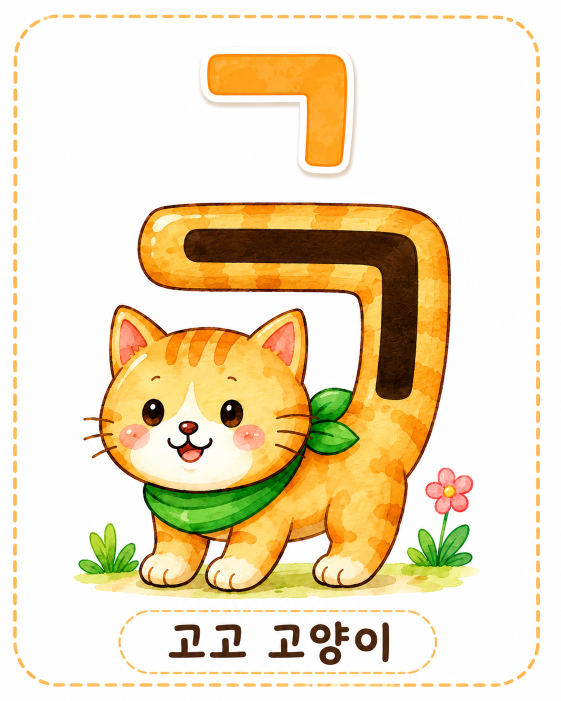
#> input picture 고고 고양이.png, 1122 x 1402 px, given in place of 지지 자 새시안.png, which was not available (shown at 1/2 size); the run also reads 1 picture not shown here
$ python make_jiji_composites.py
#> lines starting #> are read from the running program, lines starting #| are printed output that depends on the picture; after the words box and inside, x2 and y2 are one past the last pixel; in counts of white or black regions, pixels touching at a corner belong together; pictures that were not available may be replaced by others from this repository, and a replacement may not be noted
from pathlib import Path

from collections import deque

import numpy as np
from PIL import Image, ImageFilter


ROOT = Path(__file__).resolve().parents[1]
PUBLIC = ROOT / "public"
OUT = ROOT / "tmp_imagework"


def cutout(image: Image.Image, box, white_threshold=246) -> Image.Image:
    crop = image.convert("RGBA").crop(box)
    rgb = np.asarray(crop.convert("RGB"))
    near_white = (
        (rgb[:, :, 0] >= white_threshold)
        & (rgb[:, :, 1] >= white_threshold)
        & (rgb[:, :, 2] >= white_threshold)
    )

    h, w = near_white.shape
    bg = np.zeros((h, w), dtype=bool)
    q = deque()

    for x in range(w):
        if near_white[0, x]:
            bg[0, x] = True
            q.append((0, x))
        if near_white[h - 1, x]:
            bg[h - 1, x] = True
            q.append((h - 1, x))
    for y in range(h):
        if near_white[y, 0]:
            bg[y, 0] = True
            q.append((y, 0))
        if near_white[y, w - 1]:
            bg[y, w - 1] = True
            q.append((y, w - 1))

    while q:
        y, x = q.popleft()
        for ny, nx in ((y - 1, x), (y + 1, x), (y, x - 1), (y, x + 1)):
            if 0 <= ny < h and 0 <= nx < w and near_white[ny, nx] and not bg[ny, nx]:
                bg[ny, nx] = True
                q.append((ny, nx))

    alpha = np.where(bg, 0, 255).astype(np.uint8)
    mask = Image.fromarray(alpha, mode="L").filter(ImageFilter.GaussianBlur(0.3))
    crop.putalpha(mask)
    return crop


def resize_to_width(image: Image.Image, width: int) -> Image.Image:
    height = round(image.height * width / image.width)
    return image.resize((width, height), Image.Resampling.LANCZOS)


def resize_to_height(image: Image.Image, height: int) -> Image.Image:
    width = round(image.width * height / image.height)
    return image.resize((width, height), Image.Resampling.LANCZOS)


def paste(base: Image.Image, overlay: Image.Image, xy):
    base.alpha_composite(overlay, xy)


base_source = Image.open(PUBLIC / "지지 자 새시안.png").convert("RGBA")
canvas_size = base_source.size
#> canvas_size = (1122, 1402)

# Keep the existing worm-on-wood ㅈ from "자" as a cutout, excluding the old ㅏ stick.
j_cutout = cutout(base_source, (35, 120, 835, 1095), white_threshold=246)
#> in cutout, `near_white = ( (rgb[:, :, 0] >= white_threshold) & (rgb[:, :, 1] >= wh..`: near_white: shape (975, 800) bool; 49.8% white; 98 white regions (74 under 20 px), largest, box (x1, y1, x2, y2) and area: (0, 0, 800, 975) 371215, (366, 0, 673, 226) 8315, (751, 811, 800, 975) 4187
#> after the loop in cutout, `for x in range(w):`: bg: shape (975, 800) bool; 0.11% white in thin lines or dots
#> after the loop in cutout, `for y in range(h):`: bg: shape (975, 800) bool; 0.29% white in thin lines or dots
#> the loop in cutout, `while q:` made 385221 passes
#> (y, x) on passes 1 to 3: (0, 0), (974, 0), (0, 1)
#> after the loop in cutout, `while q:`: bg: shape (975, 800) bool; 49.4% white; 5 white regions, box (x1, y1, x2, y2) and area: (0, 0, 800, 975) 371071, (366, 0, 673, 226) 8315, (751, 811, 800, 975) 4179, (538, 947, 623, 975) 1330, (384, 961, 417, 975) 322


def new_canvas() -> Image.Image:
    image = Image.new("RGBA", canvas_size, (255, 255, 255, 255))
    paste(image, j_cutout, (35, 120))
    return image

eo = Image.open(PUBLIC / "어어 풍선.png").convert("RGBA")
uu = Image.open(PUBLIC / "우우 발판.png").convert("RGBA")
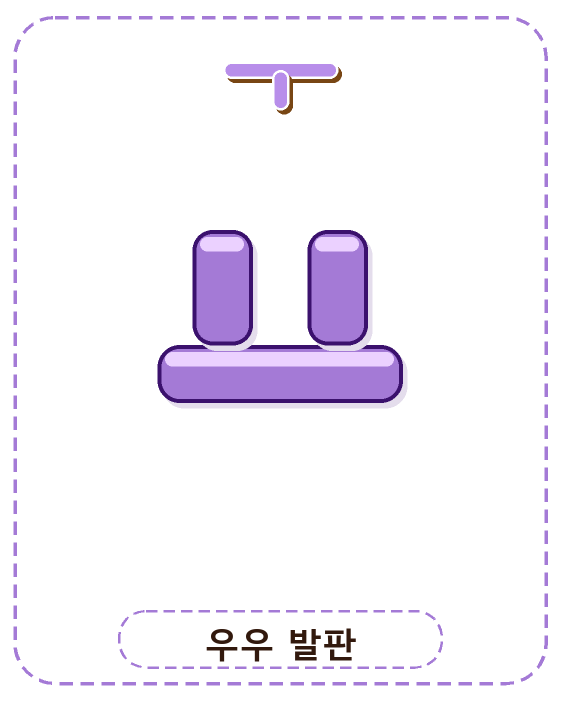
#> input picture 우우 발판.png, 1122 x 1402 px, found by its file name (shown at 1/2 size)
eu = Image.open(PUBLIC / "으으 쿠션.png").convert("RGBA")
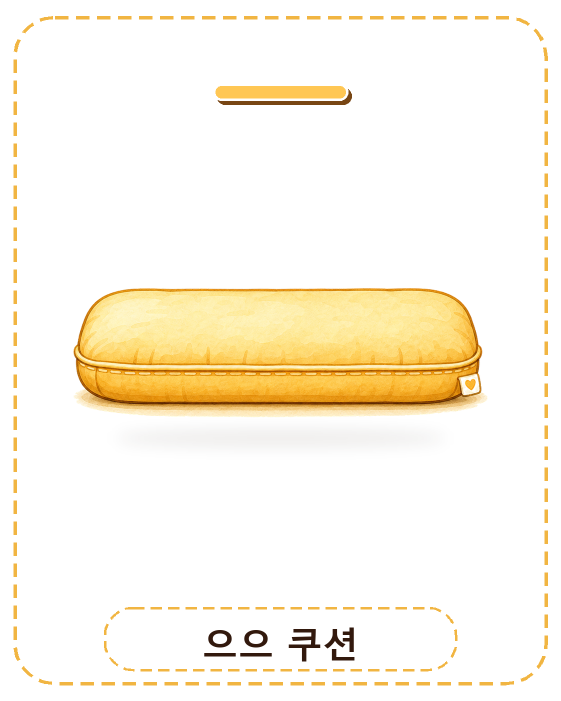
#> input picture 으으 쿠션.png, 1122 x 1402 px, found by its file name (shown at 1/2 size)
ii = Image.open(PUBLIC / "이이 막대.png").convert("RGBA")
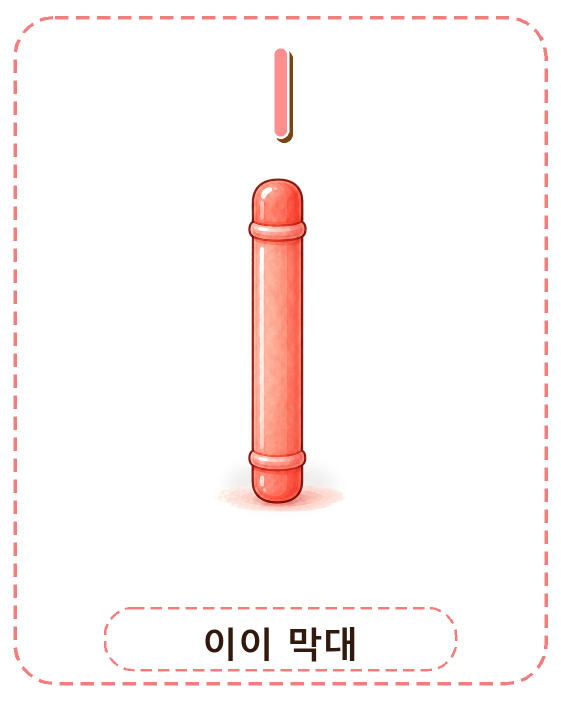
#> input picture 이이 막대.png, 1122 x 1402 px, found by its file name (shown at 1/2 size)

eo_tool = cutout(eo, (310, 365, 835, 1020), white_threshold=246)
#> call 2 of cutout, with box = (310, 365, 835, 1020), white_threshold = 246
#> in cutout (call 2), `near_white = ( (rgb[:, :, 0] >= white_threshold) & (rgb[:, :, 1] >= wh..`: near_white: shape (655, 525) bool; 64.1% white; 43 black regions (42 under 20 px), largest, box (x1, y1, x2, y2) and area: (21, 21, 480, 649) 123450
#> after the loop in cutout (call 2), `for x in range(w):`: bg: shape (655, 525) bool; 0.31% white in thin lines or dots
#> after the loop in cutout (call 2), `for y in range(h):`:
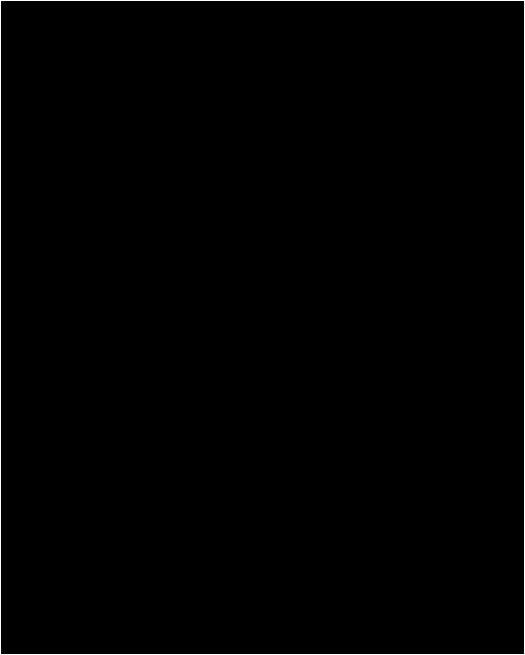
#> bg: shape (655, 525) bool; 0.69% white in thin lines or dots
#> the loop in cutout (call 2), `while q:` made 215784 passes
#> (y, x) on passes 1 to 3: (0, 0), (654, 0), (0, 1)
#> after the loop in cutout (call 2), `while q:`: bg: shape (655, 525) bool; 62.7% white; 42 black regions (41 under 20 px), largest, box (x1, y1, x2, y2) and area: (21, 21, 480, 649) 127995
uu_tool = cutout(uu, (145, 455, 980, 930), white_threshold=246)
#> call 3 of cutout, with box = (145, 455, 980, 930), white_threshold = 246
#> in cutout (call 3), `near_white = ( (rgb[:, :, 0] >= white_threshold) & (rgb[:, :, 1] >= wh..`: near_white: shape (475, 835) bool; 70.2% white; 1 black region, box (x1, y1, x2, y2) and area: (170, 5, 670, 362) 118200
#> after the loop in cutout (call 3), `for x in range(w):`: bg: shape (475, 835) bool; 0.42% white in thin lines or dots
#> after the loop in cutout (call 3), `for y in range(h):`:
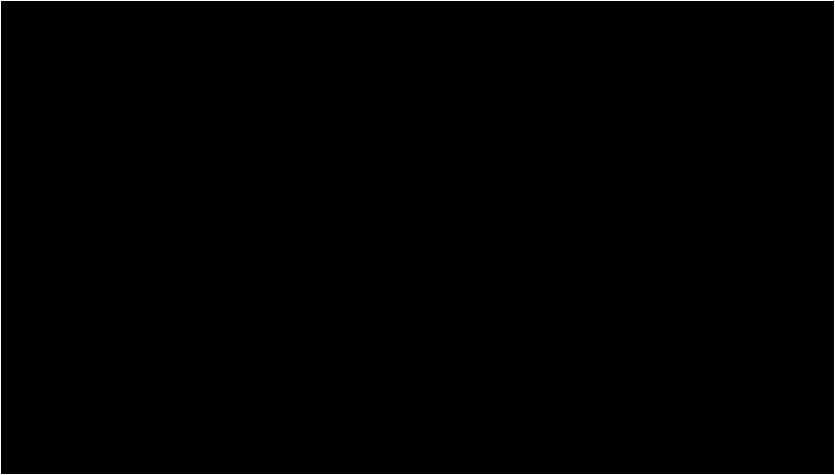
#> bg: shape (475, 835) bool; 0.66% white in thin lines or dots
#> the loop in cutout (call 3), `while q:` made 278429 passes
#> (y, x) on passes 1 to 3: (0, 0), (474, 0), (0, 1)
eu_tool = cutout(eu, (120, 565, 1010, 820), white_threshold=246)
#> call 4 of cutout, with box = (120, 565, 1010, 820), white_threshold = 246
#> in cutout (call 4), `near_white = ( (rgb[:, :, 0] >= white_threshold) & (rgb[:, :, 1] >= wh..`: near_white: shape (255, 890) bool; 16.2% white; 22 white regions (17 under 20 px), largest, box (x1, y1, x2, y2) and area: (0, 0, 890, 255) 36429, (819, 185, 838, 217) 129, (807, 205, 818, 222) 55, (802, 191, 811, 206) 50, (816, 189, 826, 197) 39
#> after the loop in cutout (call 4), `for x in range(w):`: bg: shape (255, 890) bool; 0.46% white in thin lines or dots
#> after the loop in cutout (call 4), `for y in range(h):`:
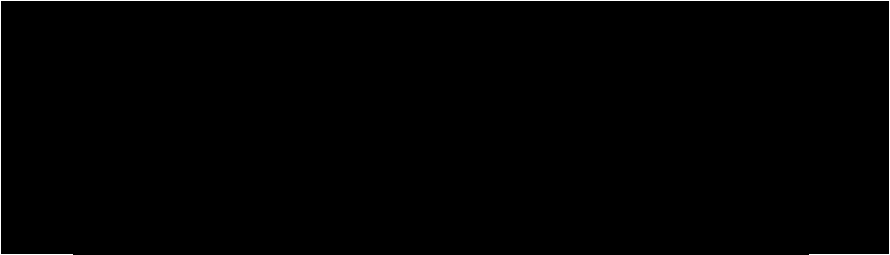
#> bg: shape (255, 890) bool; 0.68% white in thin lines or dots
#> the loop in cutout (call 4), `while q:` made 36431 passes
#> (y, x) on passes 1 to 3: (0, 0), (254, 0), (0, 1)
#> after the loop in cutout (call 4), `while q:`: bg: shape (255, 890) bool; 16.1% white; 1 white region, box (x1, y1, x2, y2) and area: (0, 0, 890, 255) 36427
ii_tool = cutout(ii, (465, 335, 670, 1040), white_threshold=246)
#> in cutout (call 5), `near_white = ( (rgb[:, :, 0] >= white_threshold) & (rgb[:, :, 1] >= wh..`:
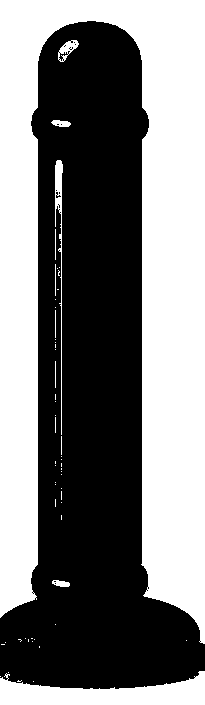
#> near_white: shape (705, 205) bool; 48% white; 55 white regions (45 under 20 px), largest, box (x1, y1, x2, y2) and area: (0, 0, 205, 644) 63957, (0, 671, 205, 705) 4130, (55, 160, 63, 435) 600
#> the loop in cutout (call 5), `while q:` made 68072 passes
#> (y, x) on passes 1 to 3: (0, 0), (704, 0), (0, 1)

jobs = []

jeo = new_canvas()
paste(jeo, resize_to_height(eo_tool, 690), (680, 250))
jobs.append(("preview_지지_저_원본합성.png", jeo))

ju = new_canvas()
paste(ju, resize_to_width(uu_tool, 760), (250, 665))
jobs.append(("preview_지지_주_원본합성.png", ju))

zeu = new_canvas()
paste(zeu, resize_to_width(eu_tool, 870), (185, 765))
jobs.append(("preview_지지_즈_원본합성.png", zeu))

ji = new_canvas()
paste(ji, resize_to_height(ii_tool, 830), (910, 190))
jobs.append(("preview_지지_지_원본합성.png", ji))

for filename, image in jobs:
    image.convert("RGB").save(OUT / filename, quality=95)
    print(OUT / filename)
#> this loop made 4 passes
#> filename on passes 1 to 4: 'preview_지지_저_원본합성.png', 'preview_지지_주_원본합성.png', 'preview_지지_즈_원본합성.png', 'preview_지지_지_원본합성.png'
#| tmp_imagework/preview_지지_저_원본합성.png
#| tmp_imagework/preview_지지_주_원본합성.png
#| tmp_imagework/preview_지지_즈_원본합성.png
#| tmp_imagework/preview_지지_지_원본합성.png
